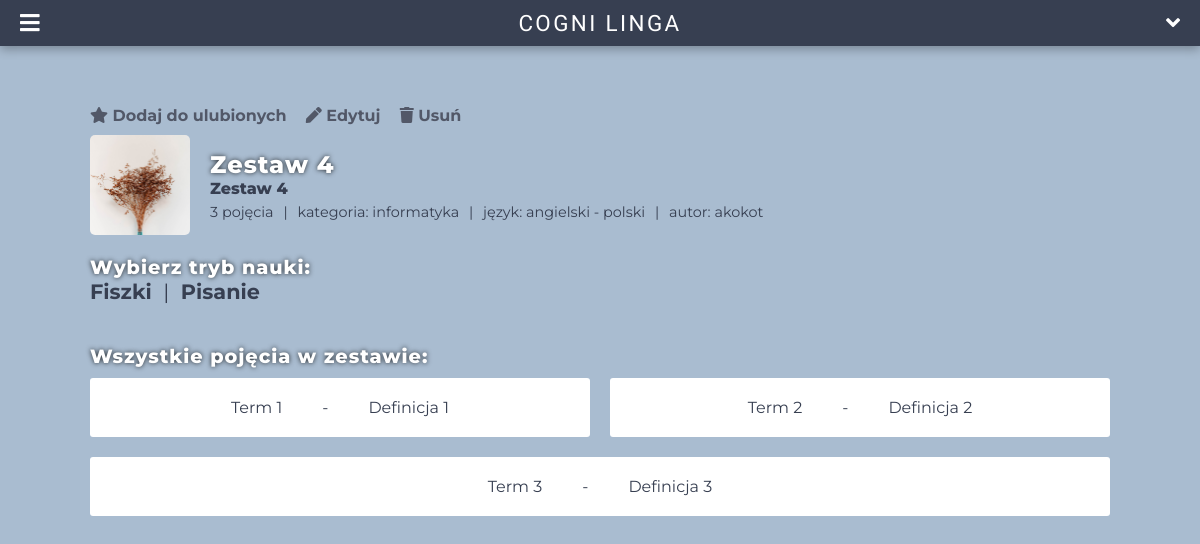
Page /nauka/4 (signed in) on the committed database.
### tables this page shows
CREATE TABLE `flashcards` (
  `id` bigint(20) NOT NULL,
  `term` varchar(255) NOT NULL,
  `definition` varchar(255) NOT NULL
);

### app/Controller.php (called while the page is built, shortened)
<?php
class Controller {
  public function view($file, Array $options = []) {
    $web = $options['web'] ?? null;
    require_once ROOT_DIR.'/layout/head.php';
    require_once ROOT_DIR.'/views/'.$file;
    require_once ROOT_DIR.'/layout/footer.php';
    die();
  }
}

### controllers/LearnController.php (called while the page is built, shortened)
<?php
class LearnController extends Controller {
  public function learn() {
    try {
      $id = $_SESSION['routeOther'][0];
      $flashcardSet = DB::selectOne("SELECT ss.id, title, flashcard_count, created_by, c.name as 'categoryName', visibility, description, term_lang, definition_lang FROM study_sets as ss join categories as c on c.id = ss.category WHERE ss.id = :id", ['id' => $id]);
      $flashcardSet["data"]["term_lang"] = DB::selectOne("SELECT lang FROM languages WHERE id = :id", ["id" => $flashcardSet["data"]["term_lang"]])["data"]["lang"];
      $flashcardSet["data"]["definition_lang"] = DB::selectOne("SELECT lang FROM languages WHERE id = :id", ["id" => $flashcardSet["data"]["definition_lang"]])["data"]["lang"];
      $flashcardSet["data"]["created_by"] = DB::selectOne("SELECT login FROM users WHERE id = :id", ["id" => $flashcardSet["data"]["created_by"]])["data"]["login"];
      $flashcardSet["data"]["favourite"] = DB::select("SELECT * FROM favourite_sets WHERE user = :userId and study_set = :studySet", ["userId" => $_SESSION['userId'], 'studySet' => $id])["rows"];
      $flashcardSet["data"]["owner"] = DB::selectOne("SELECT * FROM users as u join study_sets as ss on u.id = ss.created_by WHERE ss.id = :id and u.id = :userId", ['id' => $id, 'userId' => $_SESSION['userId']])["rows"] == 1;
      $flashcards = DB::select("SELECT id, term, definition FROM study_set_flashcards as ssf join flashcards as f on ssf.flashcard = f.id WHERE ssf.study_set = :id", ["id" => $id]);
      $routeData = [
        'pageTitle' => $flashcardSet["data"]["title"],
        'web' => [
          'studySet' => $flashcardSet["data"],
          'flashcards' => $flashcards["data"]
          ]
        ];
      if(count($_SESSION['routeOther']) == 1) {
        return $this->view('learn.php', $routeData);
      } else if (count($_SESSION['routeOther']) == 2) {
        $id = $_SESSION['routeOther'][0];
        $method = $_SESSION['routeOther'][1];
        switch($method) {
          case 'pisanie': return $this->writingMode($id, $routeData); break;
          case 'fiszki': return $this->flashcardMode($id, $routeData); break;
          case 'ulubione': return $this->favourite($id); break;
          case 'postep': return $this->progress($id); break;
          default: return $this->abort();
        }
      }
    } catch(Exception $e) {
      return $this->abort();
    }
    die();
  }
}

### database/DB.php (called while the page is built, shortened)
<?php
class DB {
  private static $db = null;
  public static function configure() {
    self::$db = new PDO('mysql:host='.HOST.';dbname='.DATABASE.'', USER, PASSWORD, [
      PDO::ATTR_EMULATE_PREPARES => false,
      PDO::ATTR_ERRMODE => PDO::ERRMODE_EXCEPTION,
      PDO::MYSQL_ATTR_INIT_COMMAND => "SET NAMES utf8"
    ]);
  }
  public static function select($sql, Array $data = []) {
    $query = self::$db->prepare($sql);
    $query->execute($data);
    return [
      'rows' => $query->rowCount(),
      'data' => $query->fetchAll(PDO::FETCH_ASSOC)
    ];
  }
}

### views/learn.php (the view, shortened to what this page needs)
<?php
  require_once ROOT_DIR.'/layout/app-nav.php';
?>
<section>
  <section id="app-panel">
    <article>
      <section>
        <a href="<?= ROOT_URL ?>/nauka/<?= $web["studySet"]["id"]?>/ulubione">
          <strong class="button-accent <?= $web["studySet"]["favourite"] == 1 ? "fav" : ""?>"><i class="fas fa-star"></i> Dodaj do ulubionych</strong>
        </a>
        <?php
          if($web['studySet']["owner"]) {
        ?>
        <a href="<?= ROOT_URL ?>/edytuj/<?= $web["studySet"]["id"]?>">
          <strong class="button-accent"><i class="fas fa-pen"></i> Edytuj</strong>
        </a>
        <a href="<?= ROOT_URL ?>/usun/<?= $web["studySet"]["id"]?>">
          <strong class="button-accent"><i class="fas fa-trash"></i> Usuń</strong>
        </a>
        <?php } ?>
      </section>
      <section>
        <section class="columns2 margin-20">
          <div class="flash-img">
            <img src="<?= ROOT_URL ?>/img/flashcard.jpg" alt="" />
          </div>
          <div class="right-side">
            <h2 class="lowercase"><?= $web["studySet"]["title"] ?></h2>
            <p class="studysetdescription"><?= $web["studySet"]["description"] ?></p>
            <p class="studysetinfo">
              <span><?= $web["studySet"]["flashcard_count"] < 5 ? $web["studySet"]["flashcard_count"]." pojęcia" : $web["studySet"]["flashcard_count"]." pojęć" ?></span>
              <span>|</span>
              <span>kategoria: <?= $web["studySet"]["categoryName"] ?></span>
              <span>|</span>
              <span>język: <?= $web["studySet"]["term_lang"] ?> - <?= $web["studySet"]["definition_lang"] ?></span>
              <span>|</span>
              <span>autor: <?= $web["studySet"]["created_by"] ?></span>
            </p>
          </div>
        </section>
        <section class="margin-20">
          <h2 class="lowercase smaller">Wybierz tryb nauki:</h2>
          <p class="studysetinfo normal">
            <span><b><a href="<?= $web["studySet"]["id"] ?>/fiszki">Fiszki</a></b></span>
            <span>|</span>
            <span><b><a href="<?= $web["studySet"]["id"] ?>/pisanie">Pisanie</a></b></span>
          </p>
        </section>
        <section>
          <h2 class="lowercase smaller">Wszystkie pojęcia w zestawie:</h2>
          <section id="new-flashcards" class="c-40 show">
          <?php
            foreach($web['flashcards'] as $flashcard) {
              ?>
              <div class="new-flashcard">
                <span><?= $flashcard["term"] ?></span>
                <span>-</span>
                <span><?= $flashcard["definition"] ?></span>
              </div>
          <?php  }
          ?>
          </section>
        </section>
      </section>
    </article>
  </section>
</section>

### css/main.css (style rules this page uses)
* { margin: 0; padding: 0; box-sizing: border-box; -webkit-touch-callout: none; -webkit-user-select: none; -khtml-user-select: none; -moz-user-select: none; -ms-user-select: none; user-select: none; -webkit-tap-highlight-color: transparent; }
:root { --first-color: #373f51; --second-color: #a9bcd0; --third-color: #dce9f6; --fourth-color: #f9f9fb; --white-color: #fff; --red-color: #E60000; --green-color: #37a037; --grey-color: rgba(55, 63, 81, 0.2); }
html { color: var(--first-color); font-size: 16px; font-family: "Montserrat", sans-serif; }
.lowercase { text-transform: none; }
body { background-color: var(--first-color); }
p { margin-bottom: 5px; }
body > section > section > :first-child { max-width: 1400px; width: 100%; margin: 0px auto; padding-left: 45px; padding-right: 45px; }
a { color: inherit; text-decoration: none; transition: text-shadow 0.3s; }
#app-panel, #login-form { background-color: var(--second-color); margin: auto; padding: 60px 45px; display: flex; flex-direction: column; }
.flash-img { width: 80px; height: 80px; flex-shrink: 0; position: relative; overflow: hidden; border-radius: 5px; margin-right: 5px; }
.flash-img img { width: 100%; position: absolute; top: 50%; left: 50%; transform: translate(-50%, -50%); }
h2 { text-transform: uppercase; font-weight: 300; color: var(--white-color); text-shadow: 0px 0px 5px rgba(0, 0, 0, 0.8); font-weight: 800; letter-spacing: 1px; }
#app-panel article > section { margin-bottom: 30px; }
#app-panel { min-height: calc(100vh - 48px); }
.new-flashcard { display: flex; align-items: center; justify-content: space-between; background-color: var(--white-color); border-radius: 3px; margin-bottom: 15px; margin-top: 10px; }
.new-flashcard > input, #new-flashcards.show span { flex-basis: 50%; margin: 20px; background-color: transparent; border-top: none; border-right: none; transition: border 0.2s; }
.studysetinfo { margin: 0px -3px 20px; font-size: 0.9rem; }
.studysetdescription { font-weight: 800; }
.studysetinfo span { margin: 0px 3px; white-space:nowrap; }
h2.smaller { font-size: 1.2rem; }
.studysetinfo.normal { font-size: 1.3rem; }
#new-flashcards.show { display: flex; flex-wrap: wrap; margin: 0px -10px; justify-content: center; }
#new-flashcards.show span { flex-basis: auto; }
#new-flashcards.show .new-flashcard { flex-basis: 40%; margin: 10px; justify-content: center; flex-grow: 1; }
#app-panel article section.margin-20 { margin-top: -20px; margin-bottom: 40px; }
.columns2 { display: flex; align-items: center; }
.columns2 .flash-img { width: 100px; height: 100px; margin-right: 20px; }
.columns2 .studysetinfo { margin-bottom: 0; }
.button-accent { color: #525868; transition: .3s; cursor: pointer; }
.button-accent:first-of-type { margin-right: 15px; }

### rows in the picture
flashcards: term "Term 1", definition "Definicja 1"
flashcards: term "Term 2", definition "Definicja 2"
flashcards: term "Term 3", definition "Definicja 3"

### other values in the picture
$web["studySet"]["title"] "Zestaw 4"
$web["studySet"]["description"] "Zestaw 4"
$web["studySet"]["flashcard_count"] "3"
$web["studySet"]["categoryName"] "informatyka"
$web["studySet"]["term_lang"] "angielski"
$web["studySet"]["definition_lang"] "polski"
$web["studySet"]["created_by"] "akokot"
